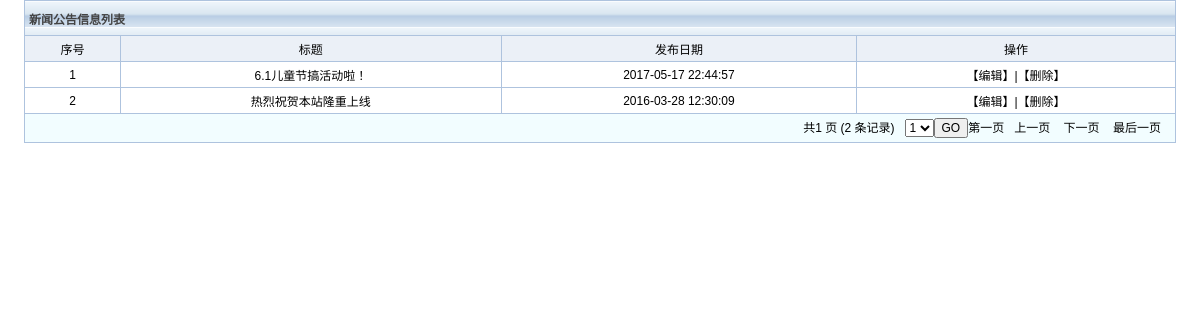
Screenshot of /bookshop/admin/listarticle.php with the database file from the repository.
### tables this page shows
CREATE TABLE `article` (
  `id` int(11) NOT NULL AUTO_INCREMENT,
  `title` varchar(255) DEFAULT NULL,
  `contents` text,
  `addtime` varchar(255) DEFAULT NULL,
  PRIMARY KEY (`id`)
);

### bookshop/admin/func.php (called while the page is built, shortened)
<?php
$db = db_connect();
function check($str){
	global $db;
	$str = trim($str);
	$sql = $str;
	$result = mysql_query($sql,$db) or db_error();
	return $result;
}
?>

### bookshop/admin/listarticle.php (the view, shortened to what this page needs)
<!DOCTYPE html PUBLIC "-//W3C//DTD XHTML 1.0 Transitional//EN" "http://www.w3.org/TR/xhtml1/DTD/xhtml1-transitional.dtd">
<html xmlns="http://www.w3.org/1999/xhtml">
<head>
<link href="css/four.css" rel="stylesheet" type="text/css" />
</head>
<body>
<table width="100%" border="0" cellpadding="0" cellspacing="0">
	<tr valign="top">
		<td bgcolor="#FFFFFF">
		<table width="96%" border="0" align="center" cellpadding="4"
			cellspacing="1" bgcolor="#aec3de">
			<tr align="left" bgcolor="#F2FDFF">
				<td colspan="12" class="optiontitle">新闻公告信息列表</td>
			</tr>
			<tr align="center">
				<td align="center" bgcolor="#ebf0f7">序号</td>
				<td align="center" bgcolor="#ebf0f7">标题</td>
				<td align="center" bgcolor="#ebf0f7">发布日期</td>
				<td align="center" bgcolor="#ebf0f7">操作</td>
			</tr>
			<?php
			require "func.php";
			$pageSize=10;
			if(isset($_GET['page'])){ $page=intval($_GET['page']); }else{ $page=1; }
			$offset=$pageSize*($page-1);
			$strAll = "select count(*) as num from article;";
			$results = mysql_fetch_object(check($strAll));
			$rowNum=$results->num;
			$pages=ceil($rowNum/$pageSize);
			$first=1;
			$last=$pages;
			if($page==1){ $prev=1; }else{ $prev=$page-1; }
			if($page==$pages){ $next=$pages; }else{ $next=$page+1; }
			$str = "select  a.id as id , a.title as title , a.contents as contents , a.addtime as addtime   from article a  order by id desc limit $offset,$pageSize ;";
			$result = check($str);
			$i=0;
			while($rs = mysql_fetch_object($result)){
				?>
			<tr align="center" bgcolor="#FFFFFF"
				onmouseover="this.style.background='#F2FDFF'"
				onmouseout="this.style.background='#FFFFFF'">
				<td align="center"><?php echo $i+1 ;?></td>
				<td align="center"><?php echo $rs->title ;?></td>
				<td align="center"><?php echo $rs->addtime ;?></td>
				<td align="center"><a
					href="editarticle.php?id=<?php echo $rs->id; ?>">【编辑】</a>|<a
					href="articlefunc.php?id=<?php echo $rs->id; ?>&&method=delete"
					onclick="{if(confirm('确定要删除吗?')){return true;}return false;}">【删除】</a></td>
			</tr>
			<?php
			$i=$i+1;
			}
			?>
			<tr align="right" bgcolor="#F2FDFF">
				<td colspan="12">
				<form action="listarticle.php" method="get">共<?php echo $pages ?> 页
				(<?php echo  $rowNum ?> 条记录)&nbsp;&nbsp;&nbsp;<select name="page">
				<?php for($i=1;$i<$pages+1;$i++){ ?>
					<option value="<?php echo $i ?>"><?php echo $i ?></option>
					<?php } ?>
				</select><input type="submit" value="GO" /><a
					href="listarticle.php?page=<?php echo $first ?>">第一页</a>&nbsp;&nbsp;&nbsp;<a
					href="listarticle.php?page=<?php echo $prev ?>">上一页</a>
				&nbsp;&nbsp;&nbsp;<a href="listarticle.php?page=<?php echo $next ?>">下一页</a>
				&nbsp;&nbsp;&nbsp;<a href="listarticle.php?page=<?php echo $last ?>">最后一页</a>&nbsp;&nbsp;&nbsp;</form>
				</td>
			</tr>
		</table>
		</td>
	</tr>
</table>
</body>
</html>

### bookshop/admin/css/four.css (style rules this page uses)
body { margin:0; SCROLLBAR-FACE-COLOR: #C2D4E7; SCROLLBAR-HIGHLIGHT-COLOR: #AEC3DE; SCROLLBAR-SHADOW-COLOR: #AEC3DE; SCROLLBAR-DARKSHADOW-COLOR: #AEC3DE; SCROLLBAR-3DLIGHT-COLOR: #AEC3DE; SCROLLBAR-ARROW-COLOR: #C2D4E7; SCROLLBAR-TRACK-COLOR: #E6F3FF; }
td { font-family: Helvetica, sans-serif, "宋体"; font-size: 12px; color: #000000; text-decoration: none; }
input { font-size: 12px; }
a:link { color: #000000; text-decoration: none; }
select { font-size: 12px; }
.optiontitle { font-weight: bold; color: #434343; height: 26px; background-image:url( ../images/table_header.gif); }

### rows the page displays
article: title "6.1儿童节搞活动啦！", addtime "2017-05-17 22:44:57"
article: title "热烈祝贺本站隆重上线", addtime "2016-03-28 12:30:09"

### other values shown
$pages "1"
$rowNum "2"
form field page "1"
